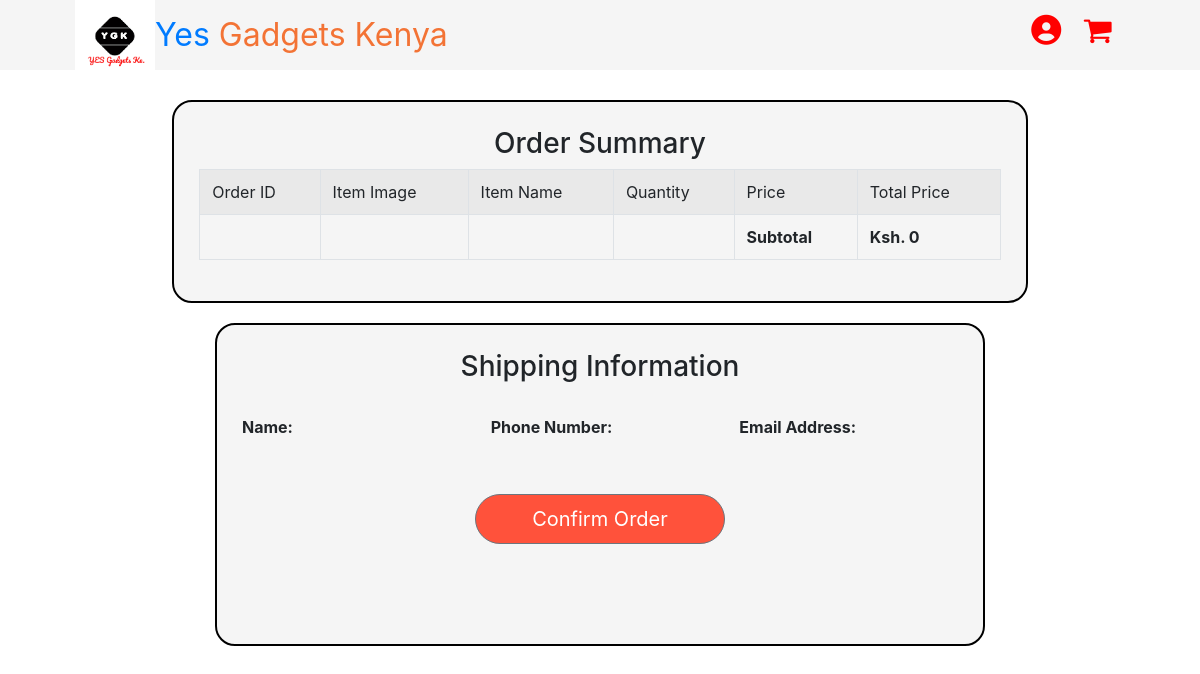
Page /orderSummary.php?id=1 on the earlier database version.
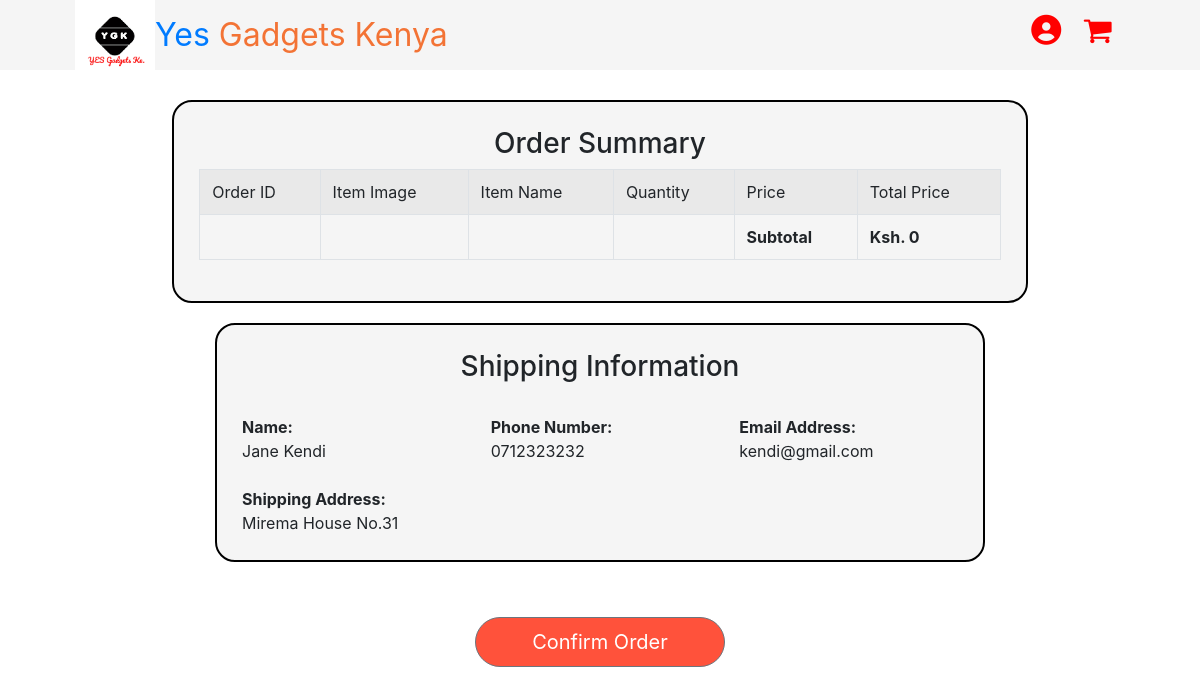
Same page on the later database version.
### tables this page shows
CREATE TABLE `shippingdetails` (
  `order_id` int(11) NOT NULL,
  `shippingDetails_id` int(11) NOT NULL,
  `fullName` varchar(100) NOT NULL,
  `address` varchar(100) NOT NULL,
  `email` varchar(40) NOT NULL,
  `phoneNo` varchar(10) NOT NULL,
  `city` varchar(20) NOT NULL,
  `postalCode` varchar(10) NOT NULL
);

### orderSummary.php (the view, shortened to what this page needs)
<?php include('product/database_connection.php');
$subtotal = 0;
$total_quantity = 0;
$order_id = $_GET['id'] ?? null;
?>
</head>
<body>
</body>
	<head>
		<link rel="stylesheet"href="orderSummary.css">
		<link rel="stylesheet" href="http://maxcdn.bootstrapcdn.com/font-awesome/4.2.0/css/font-awesome.min.css">
		<link rel="stylesheet" href="https://cdnjs.cloudflare.com/ajax/libs/font-awesome/4.7.0/css/font-awesome.min.css">
		<link rel="stylesheet" href="https://stackpath.bootstrapcdn.com/bootstrap/4.3.1/css/bootstrap.min.css">
		<link rel="stylesheet"href="homepage.css">
	</head>
	<body>
		<div class="fixed-navbar">
			<div class="container">
				<div class="logo_div">
				<a href = "users/homepage.php"><img src="logo.png"alt=""class="logo"style='max-width:80px'></a>
			    </div>
			    <div class="fixed-navbar_links">
				<ul class="Taskbar">
					<a style = "text-decoration: none;font-size: xx-large;" href="users/homepage.php"class="mb-logo" style="color: grey;">Yes <span style="color:#F37335 ;">Gadgets Kenya</span></a>
				</ul>
				<ul class="Taskbar_2">
                    <a href="user/signin.php"> <i class='fas fa-user-circle' style='font-size:30px;color:red'></i></a>
                    <a href = 'cart.php'><i class="fa fa-shopping-cart" style='font-size:30px;color:red'></i></a>&nbsp;&nbsp;&nbsp;
                </ul>
			</div>
			</div>
		</div>
		<div class="orderContainer">
			<h3>Order Summary</h3><br>
			<table class='table table-bordered table-striped'>
				<tr>
					<td>Order ID </td>
					<td>Item Image</td>
					<td>Item Name</td>
					<td>Quantity</td>
					<td>Price</td>
					<td>Total Price</td>
				</tr> <?php foreach($_SESSION['cart'] as $item){?>
				<tr>
					<td><?php echo $order_id;?></td>
					<td><img style = 'height:50px; width:50px;'src = 'product/image/<?php echo $item["image"];?>'></td>
					<td><?php echo $item['product_name'];?></td>
					<td><?php echo $item['quantity'];?></td>
					<td><?php echo $item['price'];?></td>
					<td><?php echo $item['price'] * $item['quantity'];?></td>
				</tr><?php
				 $total_quantity += $item["quantity"];
                 $subtotal += ($item["price"]*$item["quantity"]);
			}?>
			<tr><td></td>
				<td></td>
				<td></td>
				<td></td>
				<td class= "subtotal">Subtotal</td>
				<td class="subtotal">Ksh. <?php echo $subtotal;?></td></tr>
			</table>
		</div>
		<div class= "shippingDetails">
			<h3>Shipping Information</h3><br>
			<div class="row">
    		<div class="col-sm" style= "font-weight: bold;">Name:</div>
    		<div class="col-sm" style= "font-weight: bold;">Phone Number:</div>
    		<div class="col-sm" style= "font-weight: bold;">Email Address:</div>
  		</div><?php
  		$query = "SELECT * FROM shippingdetails WHERE order_id = $order_id";
        $statement = $connect->prepare($query);
        $statement->execute();
        $result = $statement->fetchAll();
        $total_row = $statement->rowCount();
        if($total_row > 0)
        {
            foreach($result as $row)
            {?>
            	<div class="row">
		    		<div class="col-sm"><?php echo $row['fullName'];?></div>
		    		<div class="col-sm"><?php echo $row['phoneNo'];?></div>
		    		<div class="col-sm"><?php echo $row['email'];?></div>
		  		</div>
		  		<br>
		  		<div class="row">
		    		<div class="col-sm" style= "font-weight: bold;">Shipping Address:</div>
		  		</div>
		  		<div class="row">
		    		<div class="col-sm"><?php echo $row['address'];?></div>
		  		</div>
				</div>
            <?php
        	}
        }?>
		<div class="confirmButton"><?php echo'
			<a href = "orderConfirmed.php?id='.$order_id.'"><button style = "height: 50px;width:250px" type="button" id="myButton" class="btn btn-secondary btn-lg">Confirm Order</button></a>
		</div>';?>
	</body>
	</html>

### orderSummary.css (style rules this page uses)
* { margin: 0; padding: 0; }
.container { width: 90%; margin: 0 auto; }
.fixed-navbar { width: 100%; overflow: hidden; height: 70px; line-height: 70px; background: fff; position: fixed; top: 0; left: 0; right: 0; z-index: 9999; background-color: whitesmoke; margin-bottom: 100px; }
.logo { width: 90px; float: left; }
.Taskbar { float: left; }
.Taskbar_2 { float: right; }
.orderContainer { margin: auto; display: flex; flex-wrap: wrap; justify-content: center; align-items: center; padding:25px; height: fit-content; background: whitesmoke; border: 2px solid black; border-radius: 20px; width: fit-content; margin-top: 100px; }
.shippingDetails { margin: auto; margin-top: 20px; flex-wrap: wrap; margin-bottom: 5px; align-items: center; justify-content: center; padding:25px; height: fit-content; background: whitesmoke; border: 2px solid black; border-radius: 20px; width: 770px; }
.shippingDetails h3 { text-align: center; }
.subtotal { font-weight: bold; }
.confirmButton { align-items: center; justify-content: center; display: flex; margin: auto; display: flex; margin-top: 10px; margin-bottom: 30px; padding: 15px; width: fit-content; }

### homepage.css (style rules this page uses)
* { margin: 0; padding: 0; }
.container { width: 90%; margin: 0 auto; }
.fixed-navbar { width: 100%; overflow: hidden; height: 70px; line-height: 70px; background: fff; position: fixed; top: 0; left: 0; right: 0; z-index: 9999; background-color: whitesmoke; }
.logo { width: 90px; float: left; }
.Taskbar { float: left; }
.Taskbar_2 { float: right; }
* { padding: 0; border: 0; box-sizing: border-box; }
.btn { display: inline-block; background: #ff523b; color: #fff; padding: 8px 30px; margin: 30px 0; border-radius: 30px; transition: background 0.5s; }

Differences in the rows shown:
now on this page (row edited): shippingdetails: fullName "Jane Kendi", phoneNo "0712323232", email "kendi@gmail.com", address "Mirema House No.31"
